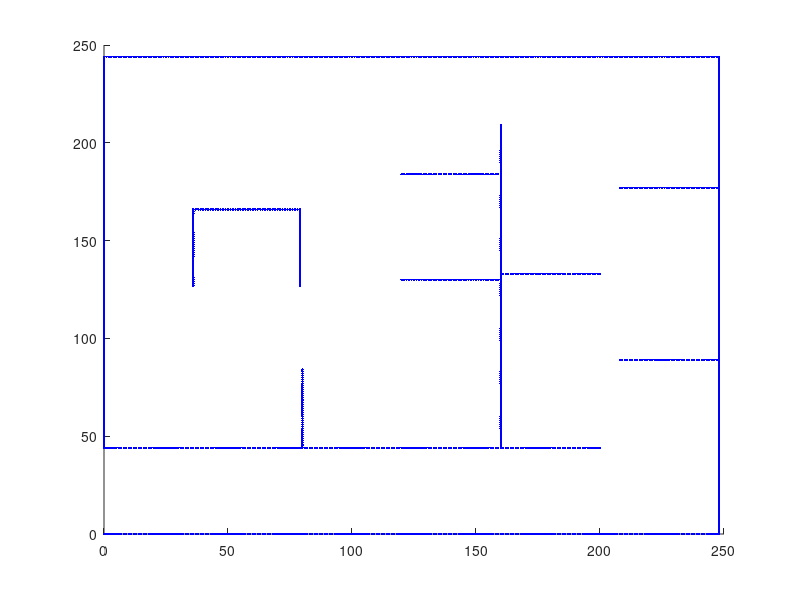

This figure's MATLAB source:
map=importdata('Map.txt');
figure
hold on;
for i=1:length(map(:,1))
    for j=1:length(map(1,:))
        if(map(i,j)==1)
            plot(i-1,j-1,'Marker','.','Color','b');
        elseif(map(i,j)>2)
            plot(i-1,j-1,'Marker','*','Color','r');
        end
    end
end